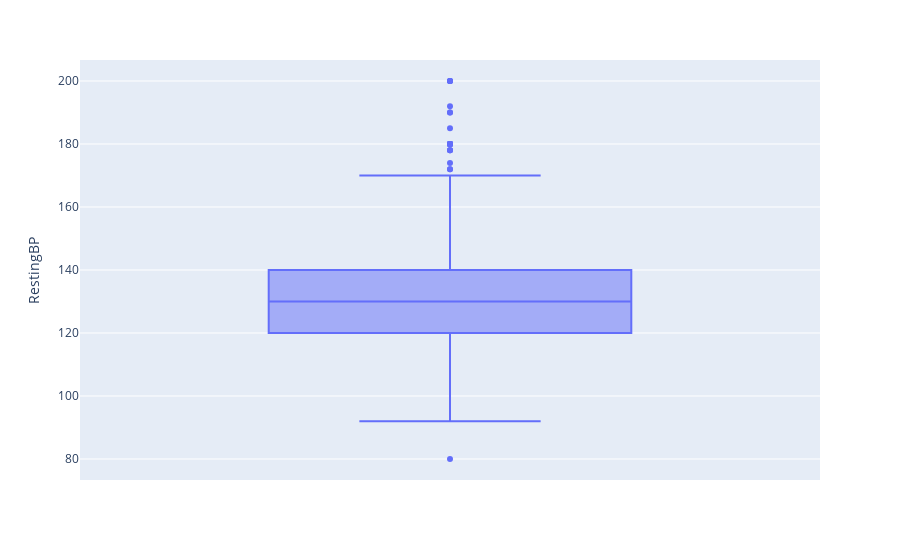

The cell this chart's notebook holds for it:
### Code cell
# Pressão Sanguínea em Repouso
px.box(dados2, y='RestingBP')

### Figure 1 — Plotly figure (JSON) as saved in the notebook; plotly's stock layout.template omitted (floating-point values rounded to 4 significant figures; data arrays with more than 128 entries replaced by an {"elided": "..."} marker saying what was removed)
{"data": [{"alignmentgroup": "True", "hovertemplate": "RestingBP=%{y}<extra></extra>", "legendgroup": "", "marker": {"color": "#636efa"}, "name": "", "notched": false, "offsetgroup": "", "orientation": "v", "showlegend": false, "type": "box", "x0": " ", "xaxis": "x", "y": {"elided": "917 int values"}, "y0": " ", "yaxis": "y"}], "layout": {"autosize": true, "boxmode": "group", "legend": {"tracegroupgap": 0}, "margin": {"t": 60}, "xaxis": {"anchor": "y", "autorange": true, "domain": [0, 1], "range": [-0.5, 0.5], "type": "category"}, "yaxis": {"anchor": "x", "autorange": true, "domain": [0, 1], "range": [73.33, 206.7], "title": {"text": "RestingBP"}, "type": "linear"}}}
